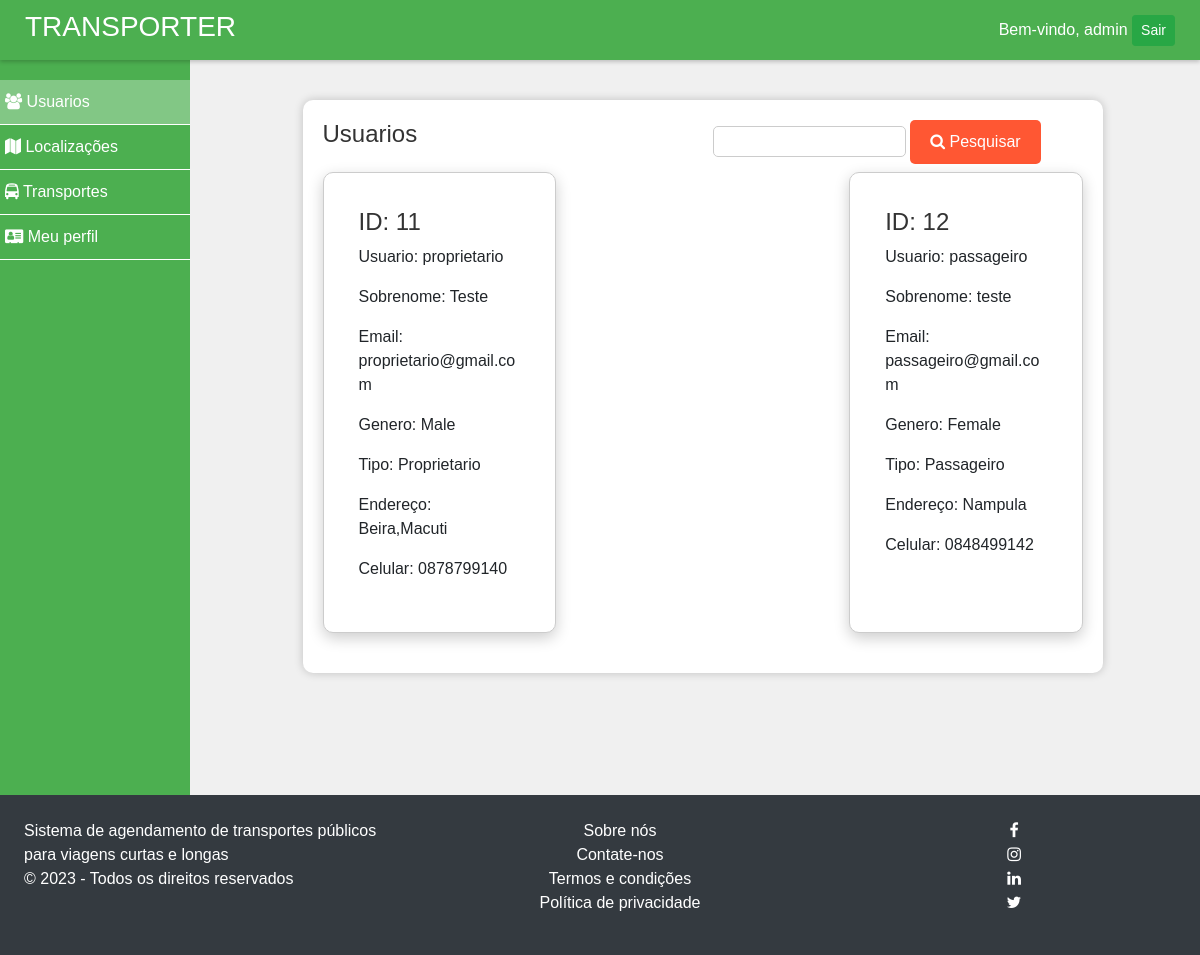
Page /users.php (signed in) on the committed database.
### tables this page shows
CREATE TABLE `users` (
  `id` int(5) NOT NULL,
  `uname` varchar(20) NOT NULL,
  `name` varchar(25) NOT NULL,
  `email` varchar(40) NOT NULL,
  `password` varchar(25) NOT NULL,
  `gender` enum('Male','Female','Other') NOT NULL,
  `utype` enum('Admin','Owner','Passenger') NOT NULL,
  `address` varchar(120) NOT NULL,
  `mobile` varchar(10) NOT NULL
);

### users.php (the view, shortened to what this page needs)
<?php
include 'inc/basic_template.php';
?>
<!DOCTYPE html>
<html lang="en">
<head>
</head>
<body>
<div class="container">
    <div class="row mb-2">
        <h4 class="col-md-3">Usuarios</h4>
        <div class="col-md-8 text-right ml-4">
            <form method="post" action="">
                <input type="text" name="user" class="form-control-sm" value="<?php echo (isset($_POST['user'])) ? $_POST['user'] : ""; ?>">
                <button type="submit" class="btn btn-primary"><i class="fa fa-search"></i> Pesquisar</button>
            </form>
        </div>
    </div>
    <div class="cards-container">
        <?php
        $conn = initDB();
        $query = "select * from users where id<>" . $_SESSION['user']['id'];
        $res = $conn->query($query);
        if ($res->num_rows == 0) {
            echo '
            <div class="card">
                <div class="card-content">
                    <p>Sem usuarios</p>
                </div>
            </div>';
        } else {
            while ($row = $res->fetch_assoc()) {
                $userType = $row["utype"] == "Owner"?"Proprietario":"Passageiro";
                echo '
                <div class="card content">
                    <div class="card-content">
                        <h4>ID: ' . $row["id"] . '</h4>
                        <p>Usuario: ' . $row["uname"] . '</p>
                        <p>Sobrenome: ' . $row["name"] . '</p>
                        <p>Email: ' . $row["email"] . '</p>
                        <p>Genero: ' . $row["gender"] . '</p>
                        <p>Tipo: ' . $userType . '</p>
                        <p>Endereço: ' . $row["address"] . '</p>
                        <p>Celular: 0' . $row["mobile"] . '</p>
                    </div>
                </div>';
            }
        }
        ?>
    </div>
</div>
</body>
</html>

### css/style.css (style rules this page uses)
body { padding-top: 65px; overflow-x: hidden !important; }

### inc/basic_template.php (style rules this page uses)
body { font-family: Arial, sans-serif; background-color: #f0f0f0; margin: 0; padding: 0; }

### users.php (style rules this page uses)
body { font-family: Arial, sans-serif; background-color: #f0f0f0; margin: 0; padding: 0; }
.container { background-color: #fff; border-radius: 10px; box-shadow: 0 0 10px rgba(0, 0, 0, 0.2); padding: 20px; margin: 20px auto; max-width: 800px; overflow: hidden; margin-top: 100px; }
.cards-container { display: flex; flex-wrap: wrap; justify-content: space-between; }
.card { background-color: #fff; border: 1px solid #ccc; border-radius: 10px; box-shadow: 0 5px 15px rgba(0, 0, 0, 0.2); width: calc(33.33% - 20px); margin-bottom: 20px; padding: 20px; transition: transform 0.3s; }
.card-content { padding: 15px; text-align: left; }
h4 { color: #333; }
.form-control-sm { border: 1px solid #ccc; border-radius: 5px; padding: 5px; }
.btn-primary { background-color: #FF5733; color: #fff; border: none; border-radius: 5px; padding: 10px 20px; }

### rows in the picture
users: id "11", uname "proprietario", name "Teste", email "proprietario@gmail.com", gender "Male", utype "Proprietario", address "Beira,Macuti", mobile "878799140"
users: id "12", uname "passageiro", name "teste", email "passageiro@gmail.com", gender "Female", utype "Passageiro", address "Nampula", mobile "848499142"

### other values in the picture
$_SESSION['user']['uname'] "admin"
